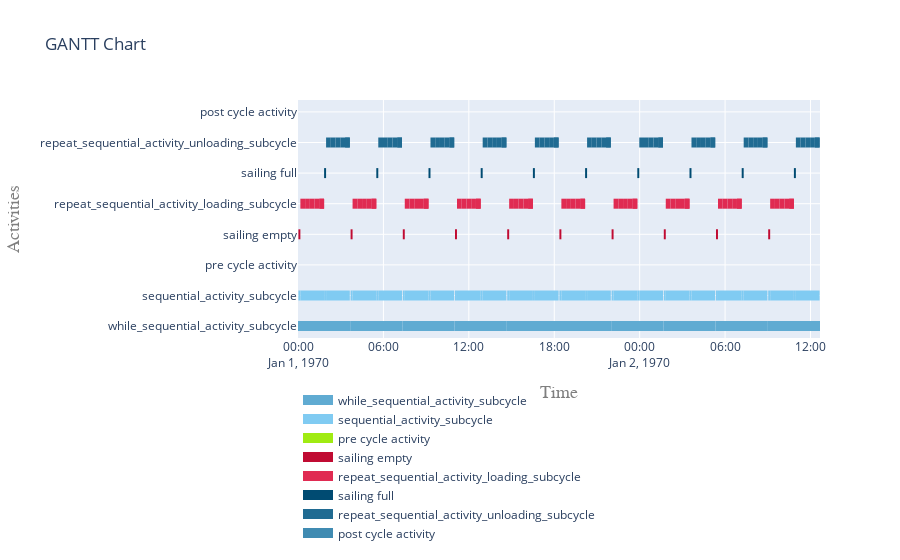

Notebook source saved alongside this figure:
### Markdown cell above
##### 5.2 Visualise gantt charts

### Code cell
plot.get_gantt_chart([while_activity, sequential_activity, *sub_processes])

### Figure 1 — Plotly figure (JSON) as saved in the notebook; plotly's stock layout.template omitted (floating-point values rounded to 4 significant figures; data arrays with more than 128 entries replaced by an {"elided": "..."} marker saying what was removed)
{"data": [{"connectgaps": false, "hoverinfo": "y+name", "line": {"color": "rgb(96,171,210)", "width": 10}, "mode": "lines", "name": "while_sequential_activity_subcycle", "type": "scatter", "x": ["1970-01-01T00:00:00", "1970-01-01T00:00:00", "1970-01-01T03:40:00", "1970-01-01T03:40:00", "1970-01-01T03:40:00", "1970-01-01T03:40:00", "1970-01-01T03:40:00", "1970-01-01T07:20:00", "1970-01-01T07:20:00", "1970-01-01T07:20:00", "1970-01-01T07:20:00", "1970-01-01T07:20:00", "1970-01-01T11:00:00", "1970-01-01T11:00:00", "1970-01-01T11:00:00", "1970-01-01T11:00:00", "1970-01-01T11:00:00", "1970-01-01T14:40:00", "1970-01-01T14:40:00", "1970-01-01T14:40:00", "1970-01-01T14:40:00", "1970-01-01T14:40:00", "1970-01-01T18:20:00", "1970-01-01T18:20:00", "1970-01-01T18:20:00", "1970-01-01T18:20:00", "1970-01-01T18:20:00", "1970-01-01T22:00:00", "1970-01-01T22:00:00", "1970-01-01T22:00:00", "1970-01-01T22:00:00", "1970-01-01T22:00:00", "1970-01-02T01:40:00", "1970-01-02T01:40:00", "1970-01-02T01:40:00", "1970-01-02T01:40:00", "1970-01-02T01:40:00", "1970-01-02T05:20:00", "1970-01-02T05:20:00", "1970-01-02T05:20:00", "1970-01-02T05:20:00", "1970-01-02T05:20:00", "1970-01-02T09:00:00", "1970-01-02T09:00:00", "1970-01-02T09:00:00", "1970-01-02T09:00:00", "1970-01-02T09:00:00", "1970-01-02T12:40:00", "1970-01-02T12:40:00", "1970-01-02T12:40:00", "1970-01-02T09:00:00", "1970-01-02T09:00:00", "1970-01-02T12:40:00", "1970-01-02T12:40:00", "1970-01-02T12:40:00"], "y": ["while_sequential_activity_subcycle", "while_sequential_activity_subcycle", "while_sequential_activity_subcycle", "while_sequential_activity_subcycle", null, "while_sequential_activity_subcycle", "while_sequential_activity_subcycle", "while_sequential_activity_subcycle", "while_sequential_activity_subcycle", null, "while_sequential_activity_subcycle", "while_sequential_activity_subcycle", "while_sequential_activity_subcycle", "while_sequential_activity_subcycle", null, "while_sequential_activity_subcycle", "while_sequential_activity_subcycle", "while_sequential_activity_subcycle", "while_sequential_activity_subcycle", null, "while_sequential_activity_subcycle", "while_sequential_activity_subcycle", "while_sequential_activity_subcycle", "while_sequential_activity_subcycle", null, "while_sequential_activity_subcycle", "while_sequential_activity_subcycle", "while_sequential_activity_subcycle", "while_sequential_activity_subcycle", null, "while_sequential_activity_subcycle", "while_sequential_activity_subcycle", "while_sequential_activity_subcycle", "while_sequential_activity_subcycle", null, "while_sequential_activity_subcycle", "while_sequential_activity_subcycle", "while_sequential_activity_subcycle", "while_sequential_activity_subcycle", null, "while_sequential_activity_subcycle", "while_sequential_activity_subcycle", "while_sequential_activity_subcycle", "while_sequential_activity_subcycle", null, "while_sequential_activity_subcycle", "while_sequential_activity_subcycle", "while_sequential_activity_subcycle", "while_sequential_activity_subcycle", null, "while_sequential_activity_subcycle", "while_sequential_activity_subcycle", "while_sequential_activity_subcycle", "while_sequential_activity_subcycle", null]}, {"connectgaps": false, "hoverinfo": "y+name", "line": {"color": "rgb(128,203,242)", "width": 10}, "mode": "lines", "name": "sequential_activity_subcycle", "type": "scatter", "x": {"elided": "350 str values"}, "y": {"elided": "350 str values"}}, {"connectgaps": false, "hoverinfo": "y+name", "line": {"color": "rgb(160,235,18)", "width": 10}, "mode": "lines", "name": "pre cycle activity", "type": "scatter", "x": ["1970-01-01T00:00:00", "1970-01-01T00:00:00", "1970-01-01T00:01:40", "1970-01-01T00:01:40", "1970-01-01T00:01:40", "1970-01-01T03:40:00", "1970-01-01T03:40:00", "1970-01-01T03:41:40", "1970-01-01T03:41:40", "1970-01-01T03:41:40", "1970-01-01T07:20:00", "1970-01-01T07:20:00", "1970-01-01T07:21:40", "1970-01-01T07:21:40", "1970-01-01T07:21:40", "1970-01-01T11:00:00", "1970-01-01T11:00:00", "1970-01-01T11:01:40", "1970-01-01T11:01:40", "1970-01-01T11:01:40", "1970-01-01T14:40:00", "1970-01-01T14:40:00", "1970-01-01T14:41:40", "1970-01-01T14:41:40", "1970-01-01T14:41:40", "1970-01-01T18:20:00", "1970-01-01T18:20:00", "1970-01-01T18:21:40", "1970-01-01T18:21:40", "1970-01-01T18:21:40", "1970-01-01T22:00:00", "1970-01-01T22:00:00", "1970-01-01T22:01:40", "1970-01-01T22:01:40", "1970-01-01T22:01:40", "1970-01-02T01:40:00", "1970-01-02T01:40:00", "1970-01-02T01:41:40", "1970-01-02T01:41:40", "1970-01-02T01:41:40", "1970-01-02T05:20:00", "1970-01-02T05:20:00", "1970-01-02T05:21:40", "1970-01-02T05:21:40", "1970-01-02T05:21:40", "1970-01-02T09:00:00", "1970-01-02T09:00:00", "1970-01-02T09:01:40", "1970-01-02T09:01:40", "1970-01-02T09:01:40"], "y": ["pre cycle activity", "pre cycle activity", "pre cycle activity", "pre cycle activity", null, "pre cycle activity", "pre cycle activity", "pre cycle activity", "pre cycle activity", null, "pre cycle activity", "pre cycle activity", "pre cycle activity", "pre cycle activity", null, "pre cycle activity", "pre cycle activity", "pre cycle activity", "pre cycle activity", null, "pre cycle activity", "pre cycle activity", "pre cycle activity", "pre cycle activity", null, "pre cycle activity", "pre cycle activity", "pre cycle activity", "pre cycle activity", null, "pre cycle activity", "pre cycle activity", "pre cycle activity", "pre cycle activity", null, "pre cycle activity", "pre cycle activity", "pre cycle activity", "pre cycle activity", null, "pre cycle activity", "pre cycle activity", "pre cycle activity", "pre cycle activity", null, "pre cycle activity", "pre cycle activity", "pre cycle activity", "pre cycle activity", null]}, {"connectgaps": false, "hoverinfo": "y+name", "line": {"color": "rgb(192,11,50)", "width": 10}, "mode": "lines", "name": "sailing empty", "type": "scatter", "x": ["1970-01-01T00:01:40", "1970-01-01T00:01:40", "1970-01-01T00:10:00", "1970-01-01T00:10:00", "1970-01-01T00:10:00", "1970-01-01T03:41:40", "1970-01-01T03:41:40", "1970-01-01T03:50:00", "1970-01-01T03:50:00", "1970-01-01T03:50:00", "1970-01-01T07:21:40", "1970-01-01T07:21:40", "1970-01-01T07:30:00", "1970-01-01T07:30:00", "1970-01-01T07:30:00", "1970-01-01T11:01:40", "1970-01-01T11:01:40", "1970-01-01T11:10:00", "1970-01-01T11:10:00", "1970-01-01T11:10:00", "1970-01-01T14:41:40", "1970-01-01T14:41:40", "1970-01-01T14:50:00", "1970-01-01T14:50:00", "1970-01-01T14:50:00", "1970-01-01T18:21:40", "1970-01-01T18:21:40", "1970-01-01T18:30:00", "1970-01-01T18:30:00", "1970-01-01T18:30:00", "1970-01-01T22:01:40", "1970-01-01T22:01:40", "1970-01-01T22:10:00", "1970-01-01T22:10:00", "1970-01-01T22:10:00", "1970-01-02T01:41:40", "1970-01-02T01:41:40", "1970-01-02T01:50:00", "1970-01-02T01:50:00", "1970-01-02T01:50:00", "1970-01-02T05:21:40", "1970-01-02T05:21:40", "1970-01-02T05:30:00", "1970-01-02T05:30:00", "1970-01-02T05:30:00", "1970-01-02T09:01:40", "1970-01-02T09:01:40", "1970-01-02T09:10:00", "1970-01-02T09:10:00", "1970-01-02T09:10:00"], "y": ["sailing empty", "sailing empty", "sailing empty", "sailing empty", null, "sailing empty", "sailing empty", "sailing empty", "sailing empty", null, "sailing empty", "sailing empty", "sailing empty", "sailing empty", null, "sailing empty", "sailing empty", "sailing empty", "sailing empty", null, "sailing empty", "sailing empty", "sailing empty", "sailing empty", null, "sailing empty", "sailing empty", "sailing empty", "sailing empty", null, "sailing empty", "sailing empty", "sailing empty", "sailing empty", null, "sailing empty", "sailing empty", "sailing empty", "sailing empty", null, "sailing empty", "sailing empty", "sailing empty", "sailing empty", null, "sailing empty", "sailing empty", "sailing empty", "sailing empty", null]}, {"connectgaps": false, "hoverinfo": "y+name", "line": {"color": "rgb(224,43,82)", "width": 10}, "mode": "lines", "name": "repeat_sequential_activity_loading_subcycle", "type": "scatter", "x": {"elided": "300 str values"}, "y": {"elided": "300 str values"}}, {"connectgaps": false, "hoverinfo": "y+name", "line": {"color": "rgb(0,75,114)", "width": 10}, "mode": "lines", "name": "sailing full", "type": "scatter", "x": ["1970-01-01T01:50:00", "1970-01-01T01:50:00", "1970-01-01T01:58:20", "1970-01-01T01:58:20", "1970-01-01T01:58:20", "1970-01-01T05:30:00", "1970-01-01T05:30:00", "1970-01-01T05:38:20", "1970-01-01T05:38:20", "1970-01-01T05:38:20", "1970-01-01T09:10:00", "1970-01-01T09:10:00", "1970-01-01T09:18:20", "1970-01-01T09:18:20", "1970-01-01T09:18:20", "1970-01-01T12:50:00", "1970-01-01T12:50:00", "1970-01-01T12:58:20", "1970-01-01T12:58:20", "1970-01-01T12:58:20", "1970-01-01T16:30:00", "1970-01-01T16:30:00", "1970-01-01T16:38:20", "1970-01-01T16:38:20", "1970-01-01T16:38:20", "1970-01-01T20:10:00", "1970-01-01T20:10:00", "1970-01-01T20:18:20", "1970-01-01T20:18:20", "1970-01-01T20:18:20", "1970-01-01T23:50:00", "1970-01-01T23:50:00", "1970-01-01T23:58:20", "1970-01-01T23:58:20", "1970-01-01T23:58:20", "1970-01-02T03:30:00", "1970-01-02T03:30:00", "1970-01-02T03:38:20", "1970-01-02T03:38:20", "1970-01-02T03:38:20", "1970-01-02T07:10:00", "1970-01-02T07:10:00", "1970-01-02T07:18:20", "1970-01-02T07:18:20", "1970-01-02T07:18:20", "1970-01-02T10:50:00", "1970-01-02T10:50:00", "1970-01-02T10:58:20", "1970-01-02T10:58:20", "1970-01-02T10:58:20"], "y": ["sailing full", "sailing full", "sailing full", "sailing full", null, "sailing full", "sailing full", "sailing full", "sailing full", null, "sailing full", "sailing full", "sailing full", "sailing full", null, "sailing full", "sailing full", "sailing full", "sailing full", null, "sailing full", "sailing full", "sailing full", "sailing full", null, "sailing full", "sailing full", "sailing full", "sailing full", null, "sailing full", "sailing full", "sailing full", "sailing full", null, "sailing full", "sailing full", "sailing full", "sailing full", null, "sailing full", "sailing full", "sailing full", "sailing full", null, "sailing full", "sailing full", "sailing full", "sailing full", null]}, {"connectgaps": false, "hoverinfo": "y+name", "line": {"color": "rgb(32,107,146)", "width": 10}, "mode": "lines", "name": "repeat_sequential_activity_unloading_subcycle", "type": "scatter", "x": {"elided": "300 str values"}, "y": {"elided": "300 str values"}}, {"connectgaps": false, "hoverinfo": "y+name", "line": {"color": "rgb(64,139,178)", "width": 10}, "mode": "lines", "name": "post cycle activity", "type": "scatter", "x": ["1970-01-01T03:38:20", "1970-01-01T03:38:20", "1970-01-01T03:40:00", "1970-01-01T03:40:00", "1970-01-01T03:40:00", "1970-01-01T07:18:20", "1970-01-01T07:18:20", "1970-01-01T07:20:00", "1970-01-01T07:20:00", "1970-01-01T07:20:00", "1970-01-01T10:58:20", "1970-01-01T10:58:20", "1970-01-01T11:00:00", "1970-01-01T11:00:00", "1970-01-01T11:00:00", "1970-01-01T14:38:20", "1970-01-01T14:38:20", "1970-01-01T14:40:00", "1970-01-01T14:40:00", "1970-01-01T14:40:00", "1970-01-01T18:18:20", "1970-01-01T18:18:20", "1970-01-01T18:20:00", "1970-01-01T18:20:00", "1970-01-01T18:20:00", "1970-01-01T21:58:20", "1970-01-01T21:58:20", "1970-01-01T22:00:00", "1970-01-01T22:00:00", "1970-01-01T22:00:00", "1970-01-02T01:38:20", "1970-01-02T01:38:20", "1970-01-02T01:40:00", "1970-01-02T01:40:00", "1970-01-02T01:40:00", "1970-01-02T05:18:20", "1970-01-02T05:18:20", "1970-01-02T05:20:00", "1970-01-02T05:20:00", "1970-01-02T05:20:00", "1970-01-02T08:58:20", "1970-01-02T08:58:20", "1970-01-02T09:00:00", "1970-01-02T09:00:00", "1970-01-02T09:00:00", "1970-01-02T12:38:20", "1970-01-02T12:38:20", "1970-01-02T12:40:00", "1970-01-02T12:40:00", "1970-01-02T12:40:00"], "y": ["post cycle activity", "post cycle activity", "post cycle activity", "post cycle activity", null, "post cycle activity", "post cycle activity", "post cycle activity", "post cycle activity", null, "post cycle activity", "post cycle activity", "post cycle activity", "post cycle activity", null, "post cycle activity", "post cycle activity", "post cycle activity", "post cycle activity", null, "post cycle activity", "post cycle activity", "post cycle activity", "post cycle activity", null, "post cycle activity", "post cycle activity", "post cycle activity", "post cycle activity", null, "post cycle activity", "post cycle activity", "post cycle activity", "post cycle activity", null, "post cycle activity", "post cycle activity", "post cycle activity", "post cycle activity", null, "post cycle activity", "post cycle activity", "post cycle activity", "post cycle activity", null, "post cycle activity", "post cycle activity", "post cycle activity", "post cycle activity", null]}], "layout": {"autosize": true, "hovermode": "closest", "legend": {"orientation": "h", "x": 0, "y": -0.2}, "title": {"text": "GANTT Chart"}, "xaxis": {"range": ["1970-01-01T00:00:00", "1970-01-02T12:40:00"], "title": {"font": {"color": "#7f7f7f", "family": "Courier New, monospace", "size": 18}, "text": "Time"}, "type": "date"}, "yaxis": {"autorange": true, "range": [-0.3889, 7.389], "title": {"font": {"color": "#7f7f7f", "family": "Courier New, monospace", "size": 18}, "text": "Activities"}, "type": "category"}}}
